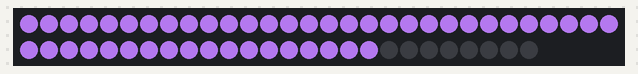
Recording of a program running on a simulated Arduino Uno, built with avr-gcc and run on an emulated ATmega328P. Shown: 56 RGB LEDs in strip order, left to right, continuing on the next row.

Above: at 0.1 s.
At 0.6 s:
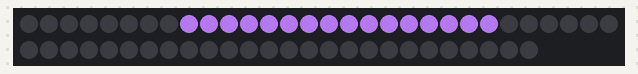
At 1.1 s:
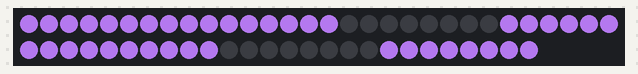
At 2.1 s:
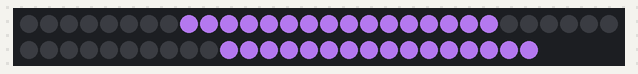
At 3.1 s:
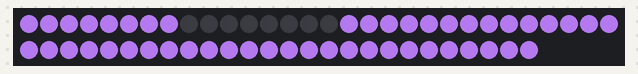
At 4.6 s:
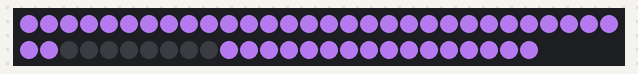

Measured:
- by itself, everything shown: repeats every 5.0 s, in 10 steps
- what the display in image 1 shows lasts 0.5 s, from 0.5 s to 1.0 s

The program:

main.cpp
```cpp
#include "FastLED.h"
#define NUM_LEDS 56
#define DATA_PIN 6

uint8_t lightsPerSegment = 8;
uint8_t a[] = { 0, 1, 2, 3, 4, 5, 6, 7 };
uint8_t b[] = { 8, 9,10,11,12,13,14,15 };
uint8_t hue = 0;
uint8_t masterBrightness = 128;

uint8_t digits[][7] = {
  {1,1,1,1,1,1,0}, // 0
  {0,1,1,0,0,0,0}, // 1
  {1,1,0,1,1,0,1}, // 2
  {1,1,1,1,0,0,1}, // 3
  {0,1,1,0,0,1,1}, // 4
  {1,0,1,1,0,1,1}, // 5
  {1,0,1,1,1,1,1}, // 6
  {1,1,1,0,0,0,0}, // 7
  {1,1,1,1,1,1,1}, // 8
  {1,1,1,1,0,1,1}, // 9
};

uint8_t currentDigit = 1;

CRGB leds[NUM_LEDS];

void setup() {
  FastLED.addLeds<NEOPIXEL, DATA_PIN>(leds, NUM_LEDS);
}

void lightSegment(uint8_t segment, const struct CRGB & color) {
  uint8_t startLed = 0;
  switch(segment) {
    case 0:
      startLed = 0;
      break;
    case 1:
      startLed = 8;
      break;
    case 2:
      startLed = 16;
      break;
    case 3:
      startLed = 24;
      break;
    case 4:
      startLed = 32;
      break;
    case 5:
      startLed = 40;
      break;
    case 6:
      startLed = 48;
      break;
    case 7:
      startLed = 54;
      break;
  }
  for(uint8_t x = startLed; x < startLed+lightsPerSegment; x++) {
    leds[x] = color;
  }
}

void displayDigit(uint8_t num) {
  for(uint8_t x = 0; x < 7; x++) {
    if(digits[num][x] == 1) {
      lightSegment(x, CRGB::Amethyst);
    }
    else {
      lightSegment(x, CRGB::Black);
    }
  }

}

uint8_t i = 0;
uint8_t counter = 0;

void loop() {
  hue += 60;
  displayDigit(counter);
  counter++;
  if (counter > 9) counter = 0;
  FastLED.show();
  delay(500);
}
```
